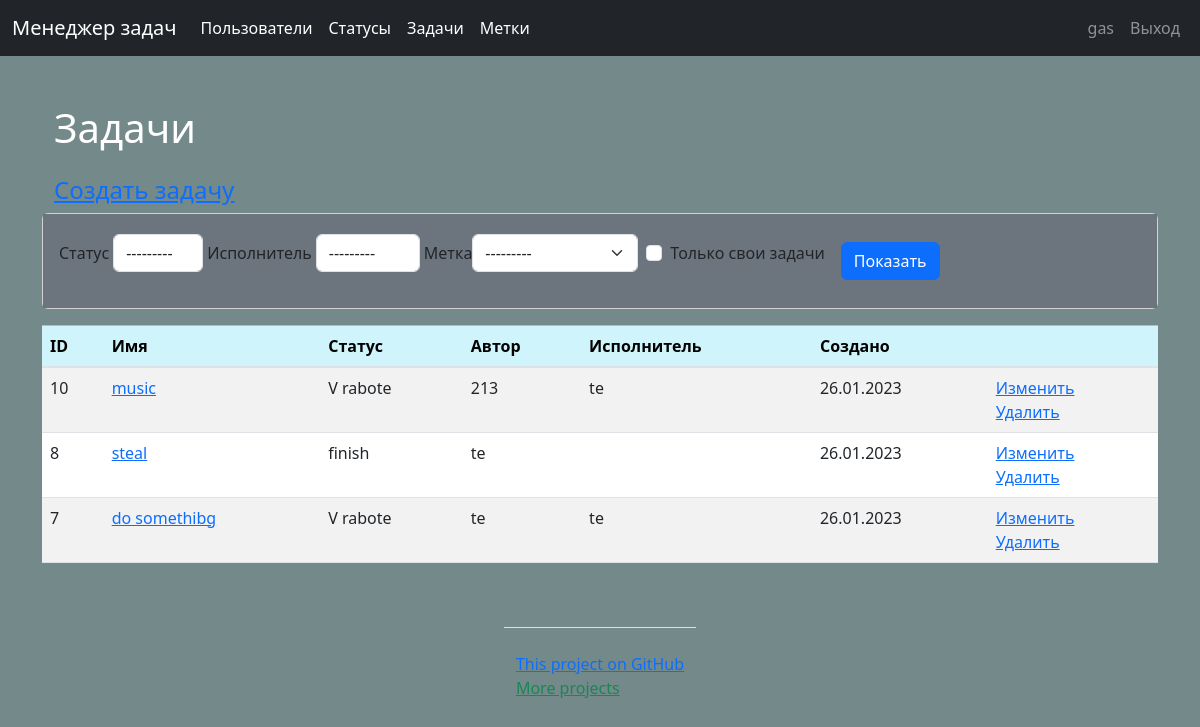
Screenshot of /tasks/ (signed in) with the database file from the repository.
### users/models.py (models this page shows)
class Users(AbstractUser):
    def __str__(self):
        return self.get_full_name()
    class Meta:
        ordering = ['-date_joined']

### tasks/models.py (models this page shows, shortened)
class Task(models.Model):
    name = models.CharField(max_length=250, unique=True, verbose_name=_('Task name'))
    description = models.TextField(max_length=300, blank=True, verbose_name=_('Description'))
    status = models.ForeignKey(Status, on_delete=models.PROTECT, null=True,
                               verbose_name=_('Status'))
    executor = models.ForeignKey(Users, on_delete=models.PROTECT, verbose_name=_('Executor'))
    author = models.ForeignKey(Users, related_name='author', on_delete=models.PROTECT,
                               verbose_name=_('Author'), default='2')
    labels = models.ManyToManyField(Labels, through='TaskLabel', blank=True,
                                    verbose_name=_('Labels'))
    created_at = models.DateTimeField(auto_now_add=True)
    update_at = models.DateTimeField(auto_now=True)
    class Meta:
        verbose_name = _("=Task=")
        verbose_name_plural = _("=Tasks=")
        ordering = ['-created_at']

### statuses/models.py (models this page shows)
class Status(models.Model):
    name = models.CharField(max_length=250, verbose_name=_('name'))
    created_at = models.DateTimeField(auto_now_add=True)
    update_at = models.DateTimeField(auto_now=True)
    def __str__(self):
        return self.name
    class Meta:
        verbose_name = _("=Status=")
        verbose_name_plural = _("=Statuses=")
        ordering = ['-created_at']

### tasks/views.py (the view)
# urls.py: path('', TasksListView.as_view(), name='tasks'),
class TasksListView(TaskMixin, FilterView):  # modelname_list.html.
    extra_context = {'title': _('Tasks'), 'btn': _('Create task'), 'btn_update': _('Update'),
                     'btn_delete': _('Delete'), }
    context_object_name = 'tasks'
    filterset_class = TaskFilter
    template_name = 'tasks/task_list.html'

### labels/models.py (called while the page is built)
    def __str__(self):
        return self.name

### task_manager/templates/tasks/task_list.html (shortened to what this page needs)
{% extends 'base.html' %}
{% load bootstrap4 %}
{% load i18n %}
    {% block content %}
    <div class="container wrapper flex-grow-1">
        <h1 class="my-4">{% trans 'Tasks' %}</h1>
        <h4><a href="{% url 'create_task' %}">{% trans 'Create task' %}</a></h4>
    </div>
    <div class="card mb-3">
        <div class="card-body bg-secondary">
            <form class="form-inline center" method="get">
                {% bootstrap_form filter.form field_class="mr-3 ml-2" %}
                    <div class="mr-4 ml-3">
                        <input class="btn btn-primary " type="submit" value="{% trans 'Show' %}">
                    </div>
                </div>
        </div>
    <table class="table table-striped ">
        <thead>
        <tr class="table-info">
            <th scope="col">ID</th>
            <th scope="col">{% trans 'Name' %}</th>
            <th scope="col">{% trans 'Status' %}</th>
            <th scope="col">{% trans 'Author' %}</th>
            <th scope="col">{% trans 'Executor' %}</th>
            <th scope="col">{% trans 'Created at' %}</th>
            <th></th>
        </tr>
        </thead>
        <tbody>
        {% for task in tasks %}
        <tr>
            <td>{{task.id}}</td>
            <td><a href="{% url 'task' task.id %}">{{task.name}}</a></td>
            <td>{{ task.status }}</td>
            <td>{{ task.author}}</td>
            <td>{{task.executor}}</td>
            <td>{{task.created_at|date:"d.m.Y"}}</td>
            <td>
                <a href="{% url 'update_task' task.pk %}">{{btn_update}}</a>
                <br>
                <a href="{% url 'delete_task' task.pk %}">{{btn_delete}}</a>
            </td>
        </tr>
        {% endfor %}
        </tbody>
    </table>
    {% endblock %}

### task_manager/templates/base.html (shortened to what this page needs)
<!doctype html>
{% load i18n %}
{% load static %}
{% load bootstrap4 %}
{% bootstrap_css %}
<html lang="en">
<head>
    <link href="https://cdn.jsdelivr.net/npm/bootstrap@5.3.0-alpha1/dist/css/bootstrap.min.css"
          rel="stylesheet"
>
</head>
<body class="d-flex flex-column min-vh-100 ">
<nav class="navbar navbar-expand-md navbar-dark bg-dark fixed-top">
    <div class="container-fluid">
        <a class="navbar-brand" href="{% url 'home' %}">{% translate 'Task manager' %}</a>
        <div class="collapse navbar-collapse" id="navbarsExampleDefault">
            <ul class="navbar-nav mr-auto">
                <li class="nav-item active">
                    <a class="nav-link" href="{% url 'users' %}">{% translate 'Users' %}
                        <span class="sr-only">(current)</span></a></li>
                {% if request.user.is_authenticated %}
                <li class="nav-item active">
                    <a class="nav-link" href="{% url 'statuses' %}">{% translate 'Statuses' %}
                        <span class="sr-only">(current)</span></a></li>
                <li class="nav-item active">
                    <a class="nav-link" href="{% url 'tasks' %}">{% translate 'Tasks' %}
                        <span class="sr-only">(current)</span></a></li>
                <li class="nav-item active">
                    <a class="nav-link" href="{% url 'labels' %}">{% translate 'Labels' %}
                        <span class="sr-only">(current)</span></a></li>
                {% endif %}
            </ul>
            <ul class="navbar-nav">
                {% if request.user.is_authenticated %}
                <li class="nav-item nav-link "> {{user.username}}</li>
                <li class="nav-item"><a class="nav-link" href="{% url 'user_logout' %}">
                    {% translate "Logout" %}</a></li>
                {% else %}
                <li class="nav-item"><a class="nav-link" href="{% url 'user_login' %}">
                    {% translate "Login" %}</a></li>
                <li class="nav-item"><a class="nav-link" href="{% url 'register' %}">
                    {% trans 'Registration' %}</a></li>
                {% endif %}
            </ul>
        </div>
    </div>
</nav>
<main role="main" class="container">
    {% block content %}
    {% endblock %}
</main>
<footer class=" mx-auto">
    <div class="container my-5 pt-4 border-top">
        <a class=".text-primary"
           target="_blank" href="https://github.com/Gas159/python-project-52">
            {% trans 'This project on GitHub' %}
        </a>
        <br>
        <a class="link-success .justify-content-center"
           target="_blank" href="https://github.com/Gas159">
            {% trans 'More projects' %}
        </a>
    </div>
</footer>
</body>
</html>

### task_manager/templates/base.html (style rules this page uses)
body { padding-top: 5rem; background-color: #74898a; color: white; }

### rows the page displays
Users: username "gas"
Task: id "10", name "music", status "V rabote", author "213", executor "te", created_at "26.01.2023", btn_update "Изменить", btn_delete "Удалить"
Task: id "8", name "steal", status "finish", author "te", created_at "26.01.2023", btn_update "Изменить", btn_delete "Удалить"
Task: id "7", name "do somethibg", status "V rabote", author "te", executor "te", created_at "26.01.2023", btn_update "Изменить", btn_delete "Удалить"
